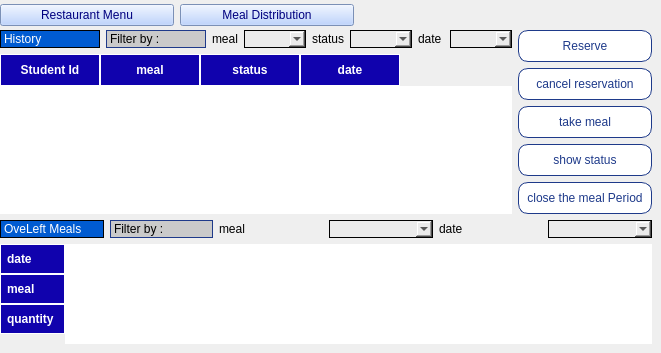
            <widget class="QWidget" name="mealsDistribution">
             <property name="sizePolicy">
              <sizepolicy hsizetype="Expanding" vsizetype="Expanding">
               <horstretch>0</horstretch>
               <verstretch>0</verstretch>
              </sizepolicy>
             </property>
             <widget class="QWidget" name="layoutWidget_14">
              <property name="geometry">
               <rect>
                <x>0</x>
                <y>0</y>
                <width>354</width>
                <height>30</height>
               </rect>
              </property>
              <layout class="QHBoxLayout" name="horizontalLayout_28">
               <item>
                <widget class="QPushButton" name="restaurantMenu">
                 <property name="styleSheet">
                  <string notr="true">

QPushButton {
color: rgb(0, 0, 127);
font: 9pt &quot;8514oem&quot;;
background-color: rgb(172, 201, 255);
}



QPushButton:pressed {
    background-color: rgb(255, 170, 127);
    color: white;
}</string>
                 </property>
                 <property name="text">
                  <string>Restaurant Menu</string>
                 </property>
                 <property name="checkable">
                  <bool>true</bool>
                 </property>
                 <property name="autoExclusive">
                  <bool>true</bool>
                 </property>
                </widget>
               </item>
               <item>
                <widget class="QPushButton" name="mealsdistribution">
                 <property name="styleSheet">
                  <string notr="true">QPushButton {
color: rgb(0, 0, 127);
font: 9pt &quot;8514oem&quot;;
background-color: rgb(172, 201, 255);
}



QPushButton:pressed {
    background-color: rgb(255, 170, 127);
    color: white;
}
</string>
                 </property>
                 <property name="text">
                  <string>Meal Distribution</string>
                 </property>
                 <property name="checkable">
                  <bool>true</bool>
                 </property>
                 <property name="autoExclusive">
                  <bool>true</bool>
                 </property>
                </widget>
               </item>
              </layout>
             </widget>
             <widget class="QWidget" name="layoutWidget">
              <property name="geometry">
               <rect>
                <x>0</x>
                <y>30</y>
                <width>652</width>
                <height>314</height>
               </rect>
              </property>
              <layout class="QVBoxLayout" name="verticalLayout_27">
               <item>
                <layout class="QHBoxLayout" name="horizontalLayout_30">
                 <item>
                  <layout class="QVBoxLayout" name="verticalLayout_25">
                   <item>
                    <layout class="QHBoxLayout" name="horizontalLayout_29">
                     <item>
                      <widget class="QLabel" name="label_52">
                       <property name="sizePolicy">
                        <sizepolicy hsizetype="Expanding" vsizetype="Preferred">
                         <horstretch>0</horstretch>
                         <verstretch>0</verstretch>
                        </sizepolicy>
                       </property>
                       <property name="minimumSize">
                        <size>
                         <width>100</width>
                         <height>0</height>
                        </size>
                       </property>
                       <property name="styleSheet">
                        <string notr="true">background-color: rgb(0, 91, 209);
color: rgb(255, 255, 255);
border: 1px solid rgb(0, 0, 0)</string>
                       </property>
                       <property name="text">
                        <string>History</string>
                       </property>
                      </widget>
                     </item>
                     <item>
                      <widget class="QLabel" name="label_42">
                       <property name="sizePolicy">
                        <sizepolicy hsizetype="Expanding" vsizetype="Preferred">
                         <horstretch>0</horstretch>
                         <verstretch>0</verstretch>
                        </sizepolicy>
                       </property>
                       <property name="minimumSize">
                        <size>
                         <width>100</width>
                         <height>0</height>
                        </size>
                       </property>
                       <property name="styleSheet">
                        <string notr="true">border-color: rgb(0, 0, 0);
    border: 1px solid #1E3A8A;
background-color: rgb(202, 202, 202);

</string>
                       </property>
                       <property name="text">
                        <string>Filter by :</string>
                       </property>
                      </widget>
                     </item>
                     <item>
                      <widget class="QLabel" name="label_43">
                       <property name="sizePolicy">
                        <sizepolicy hsizetype="Expanding" vsizetype="Preferred">
                         <horstretch>0</horstretch>
                         <verstretch>0</verstretch>
                        </sizepolicy>
                       </property>
                       <property name="text">
                        <string>meal</string>
                       </property>
                      </widget>
                     </item>
                     <item>
                      <widget class="QComboBox" name="filterBymeals">
                       <property name="sizePolicy">
                        <sizepolicy hsizetype="Expanding" vsizetype="Fixed">
                         <horstretch>0</horstretch>
                         <verstretch>0</verstretch>
                        </sizepolicy>
                       </property>
                       <property name="styleSheet">
                        <string notr="true">background-color: rgb(235, 235, 235);
font: 8pt &quot;Microsoft JhengHei UI&quot;;
color: rgb(0, 0, 0);
    border: 1px solid #1E3A8A;
border-color: rgb(0, 0, 0);</string>
                       </property>
                      </widget>
                     </item>
                     <item>
                      <widget class="QLabel" name="label_44">
                       <property name="sizePolicy">
                        <sizepolicy hsizetype="Expanding" vsizetype="Preferred">
                         <horstretch>0</horstretch>
                         <verstretch>0</verstretch>
                        </sizepolicy>
                       </property>
                       <property name="text">
                        <string>status</string>
                       </property>
                      </widget>
                     </item>
                     <item>
                      <widget class="QComboBox" name="filterstatus">
                       <property name="sizePolicy">
                        <sizepolicy hsizetype="Expanding" vsizetype="Preferred">
                         <horstretch>0</horstretch>
                         <verstretch>0</verstretch>
                        </sizepolicy>
                       </property>
                       <property name="styleSheet">
                        <string notr="true">background-color: rgb(235, 235, 235);
font: 8pt &quot;Microsoft JhengHei UI&quot;;
color: rgb(0, 0, 0);
    border: 1px solid #1E3A8A;
border-color: rgb(0, 0, 0);</string>
                       </property>
                      </widget>
                     </item>
                     <item>
                      <widget class="QLabel" name="label_46">
                       <property name="sizePolicy">
                        <sizepolicy hsizetype="Expanding" vsizetype="Preferred">
                         <horstretch>0</horstretch>
                         <verstretch>0</verstretch>
                        </sizepolicy>
                       </property>
                       <property name="text">
                        <string>date</string>
                       </property>
                      </widget>
                     </item>
                     <item>
                      <widget class="QComboBox" name="filterdate">
                       <property name="sizePolicy">
                        <sizepolicy hsizetype="Expanding" vsizetype="Preferred">
                         <horstretch>0</horstretch>
                         <verstretch>0</verstretch>
                        </sizepolicy>
                       </property>
                       <property name="styleSheet">
                        <string notr="true">background-color: rgb(235, 235, 235);
font: 8pt &quot;Microsoft JhengHei UI&quot;;
color: rgb(0, 0, 0);
    border: 1px solid #1E3A8A;
border-color: rgb(0, 0, 0);</string>
                       </property>
                      </widget>
                     </item>
                    </layout>
                   </item>
                   <item>
                    <widget class="QTableWidget" name="history">
                     <property name="sizePolicy">
                      <sizepolicy hsizetype="Expanding" vsizetype="Expanding">
                       <horstretch>0</horstretch>
                       <verstretch>0</verstretch>
                      </sizepolicy>
                     </property>
                     <property name="minimumSize">
                      <size>
                       <width>0</width>
                       <height>0</height>
                      </size>
                     </property>
                     <property name="maximumSize">
                      <size>
                       <width>16777215</width>
                       <height>16777215</height>
                      </size>
                     </property>
                     <property name="styleSheet">
                      <string notr="true">

QTableWidget::item:selected {
    background-color: rgb(148, 210, 233);
    color: black;
}
QTableWidget {
    background-color: white;
    gridline-color: white;
    border: none;
}

QTableWidget::item {
    background-color: white;
    color: black;
    border: 1px solid white;
}

QHeaderView::section {
    background-color: rgb(16, 2, 173);
    color: white;
    font-weight: bold;
    border: 1px solid white;
    padding: 6px;
}


</string>
                     </property>
                     <property name="autoScroll">
                      <bool>true</bool>
                     </property>
                     <column>
                      <property name="text">
                       <string>Student Id</string>
                      </property>
                     </column>
                     <column>
                      <property name="text">
                       <string>meal</string>
                      </property>
                     </column>
                     <column>
                      <property name="text">
                       <string>status</string>
                      </property>
                     </column>
                     <column>
                      <property name="text">
                       <string>date</string>
                      </property>
                     </column>
                    </widget>
                   </item>
                  </layout>
                 </item>
                 <item>
                  <layout class="QVBoxLayout" name="verticalLayout_24">
                   <item>
                    <widget class="QPushButton" name="reserve">
                     <property name="styleSheet">
                      <string notr="true">QPushButton {
    border: 1px solid #1E3A8A;
    border-radius: 10px;
    background-color: white;
    color: #1E3A8A;
 padding: 8px;

}

QPushButton:hover {
    background-color: rgb(148, 210, 233);
}

QPushButton:pressed {
    background-color: rgb(255, 170, 0);
    color: white;
}</string>
                     </property>
                     <property name="text">
                      <string>Reserve</string>
                     </property>
                     <property name="checkable">
                      <bool>true</bool>
                     </property>
                     <property name="autoExclusive">
                      <bool>true</bool>
                     </property>
                    </widget>
                   </item>
                   <item>
                    <widget class="QPushButton" name="cancelReservation">
                     <property name="styleSheet">
                      <string notr="true">QPushButton {
    border: 1px solid #1E3A8A;
    border-radius: 10px;
    background-color: white;
    color: #1E3A8A;
 padding: 8px;

}

QPushButton:hover {
    background-color: rgb(148, 210, 233);
}

QPushButton:pressed {
    background-color: rgb(255, 170, 0);
    color: white;
}</string>
                     </property>
                     <property name="text">
                      <string>cancel reservation</string>
                     </property>
                     <property name="checkable">
                      <bool>true</bool>
                     </property>
                     <property name="autoExclusive">
                      <bool>true</bool>
                     </property>
                    </widget>
                   </item>
                   <item>
                    <widget class="QPushButton" name="takemeal">
                     <property name="styleSheet">
                      <string notr="true">QPushButton {
    border: 1px solid #1E3A8A;
    border-radius: 10px;
    background-color: white;
    color: #1E3A8A;
 padding: 8px;

}

QPushButton:hover {
    background-color: rgb(148, 210, 233);
}

QPushButton:pressed {
    background-color: rgb(255, 170, 0);
    color: white;
}</string>
                     </property>
                     <property name="text">
                      <string>take meal</string>
                     </property>
                     <property name="checkable">
                      <bool>true</bool>
                     </property>
                     <property name="autoExclusive">
                      <bool>true</bool>
                     </property>
                    </widget>
                   </item>
                   <item>
                    <widget class="QPushButton" name="showStatus">
                     <property name="styleSheet">
                      <string notr="true">QPushButton {
    border: 1px solid #1E3A8A;
    border-radius: 10px;
    background-color: white;
    color: #1E3A8A;
 padding: 8px;

}

QPushButton:hover {
    background-color: rgb(148, 210, 233);
}

QPushButton:pressed {
    background-color: rgb(255, 170, 0);
    color: white;
}</string>
                     </property>
                     <property name="text">
                      <string>show status</string>
                     </property>
                     <property name="checkable">
                      <bool>true</bool>
                     </property>
                     <property name="autoExclusive">
                      <bool>true</bool>
                     </property>
                    </widget>
                   </item>
                   <item>
                    <widget class="QPushButton" name="closeMPeriod">
                     <property name="styleSheet">
                      <string notr="true">QPushButton {
    border: 1px solid #1E3A8A;
    border-radius: 10px;
    background-color: white;
    color: #1E3A8A;
 padding: 8px;

}

QPushButton:hover {
    background-color: rgb(148, 210, 233);
}

QPushButton:pressed {
    background-color: rgb(255, 170, 0);
    color: white;
}</string>
                     </property>
                     <property name="text">
                      <string>close the meal Period</string>
                     </property>
                     <property name="checkable">
                      <bool>true</bool>
                     </property>
                     <property name="autoExclusive">
                      <bool>true</bool>
                     </property>
                    </widget>
                   </item>
                  </layout>
                 </item>
                </layout>
               </item>
               <item>
                <layout class="QVBoxLayout" name="verticalLayout_26">
                 <item>
                  <layout class="QHBoxLayout" name="horizontalLayout_31">
                   <item>
                    <widget class="QLabel" name="label_51">
                     <property name="sizePolicy">
                      <sizepolicy hsizetype="Expanding" vsizetype="Preferred">
                       <horstretch>0</horstretch>
                       <verstretch>0</verstretch>
                      </sizepolicy>
                     </property>
                     <property name="minimumSize">
                      <size>
                       <width>100</width>
                       <height>0</height>
                      </size>
                     </property>
                     <property name="styleSheet">
                      <string notr="true">background-color: rgb(0, 91, 209);
color: rgb(255, 255, 255);
border: 1px solid rgb(0, 0, 0)</string>
                     </property>
                     <property name="text">
                      <string>OveLeft Meals</string>
                     </property>
                    </widget>
                   </item>
                   <item>
                    <widget class="QLabel" name="label_47">
                     <property name="sizePolicy">
                      <sizepolicy hsizetype="Expanding" vsizetype="Preferred">
                       <horstretch>0</horstretch>
                       <verstretch>0</verstretch>
                      </sizepolicy>
                     </property>
                     <property name="minimumSize">
                      <size>
                       <width>100</width>
                       <height>0</height>
                      </size>
                     </property>
                     <property name="styleSheet">
                      <string notr="true">border-color: rgb(0, 0, 0);
    border: 1px solid #1E3A8A;
background-color: rgb(202, 202, 202);

</string>
                     </property>
                     <property name="text">
                      <string>Filter by :</string>
                     </property>
                    </widget>
                   </item>
                   <item>
                    <widget class="QLabel" name="label_48">
                     <property name="sizePolicy">
                      <sizepolicy hsizetype="Expanding" vsizetype="Preferred">
                       <horstretch>0</horstretch>
                       <verstretch>0</verstretch>
                      </sizepolicy>
                     </property>
                     <property name="text">
                      <string>meal</string>
                     </property>
                    </widget>
                   </item>
                   <item>
                    <widget class="QComboBox" name="filterOleftbymeals">
                     <property name="sizePolicy">
                      <sizepolicy hsizetype="Expanding" vsizetype="Fixed">
                       <horstretch>0</horstretch>
                       <verstretch>0</verstretch>
                      </sizepolicy>
                     </property>
                     <property name="styleSheet">
                      <string notr="true">background-color: rgb(235, 235, 235);
font: 8pt &quot;Microsoft JhengHei UI&quot;;
color: rgb(0, 0, 0);
    border: 1px solid #1E3A8A;
border-color: rgb(0, 0, 0);</string>
                     </property>
                    </widget>
                   </item>
                   <item>
                    <widget class="QLabel" name="label_50">
                     <property name="sizePolicy">
                      <sizepolicy hsizetype="Expanding" vsizetype="Preferred">
                       <horstretch>0</horstretch>
                       <verstretch>0</verstretch>
                      </sizepolicy>
                     </property>
                     <property name="text">
                      <string>date</string>
                     </property>
                    </widget>
                   </item>
                   <item>
                    <widget class="QComboBox" name="filterOleftbydate">
                     <property name="sizePolicy">
                      <sizepolicy hsizetype="Expanding" vsizetype="Preferred">
                       <horstretch>0</horstretch>
                       <verstretch>0</verstretch>
                      </sizepolicy>
                     </property>
                     <property name="styleSheet">
                      <string notr="true">background-color: rgb(235, 235, 235);
font: 8pt &quot;Microsoft JhengHei UI&quot;;
color: rgb(0, 0, 0);
    border: 1px solid #1E3A8A;
border-color: rgb(0, 0, 0);</string>
                     </property>
                    </widget>
                   </item>
                  </layout>
                 </item>
                 <item>
                  <widget class="QTableWidget" name="overlefttable">
                   <property name="sizePolicy">
                    <sizepolicy hsizetype="Expanding" vsizetype="Expanding">
                     <horstretch>0</horstretch>
                     <verstretch>0</verstretch>
                    </sizepolicy>
                   </property>
                   <property name="minimumSize">
                    <size>
                     <width>0</width>
                     <height>0</height>
                    </size>
                   </property>
                   <property name="maximumSize">
                    <size>
                     <width>16777215</width>
                     <height>16777215</height>
                    </size>
                   </property>
                   <property name="styleSheet">
                    <string notr="true">


QTableWidget::item:selected {
    background-color: rgb(148, 210, 233);
    color: black;
}
QTableWidget {
    background-color: white;
    gridline-color: white;
    border: none;
}

QTableWidget::item {
    background-color: white;
    color: black;
    border: 1px solid white;
}

QHeaderView::section {
    background-color: rgb(16, 2, 173);
    color: white;
    font-weight: bold;
    border: 1px solid white;
    padding: 6px;
}


</string>
                   </property>
                   <property name="autoScroll">
                    <bool>true</bool>
                   </property>
                   <row>
                    <property name="text">
                     <string>date</string>
                    </property>
                   </row>
                   <row>
                    <property name="text">
                     <string>meal</string>
                    </property>
                   </row>
                   <row>
                    <property name="text">
                     <string>quantity</string>
                    </property>
                   </row>
                  </widget>
                 </item>
                </layout>
               </item>
              </layout>
             </widget>
            </widget>
